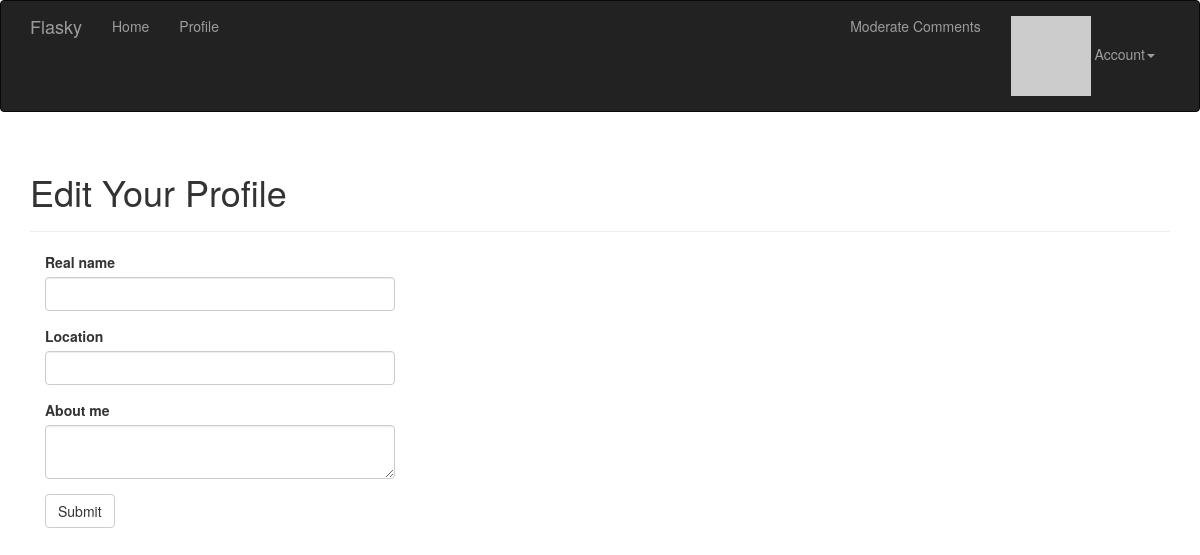
The page /edit-profile (signed in) on the database as committed earlier.
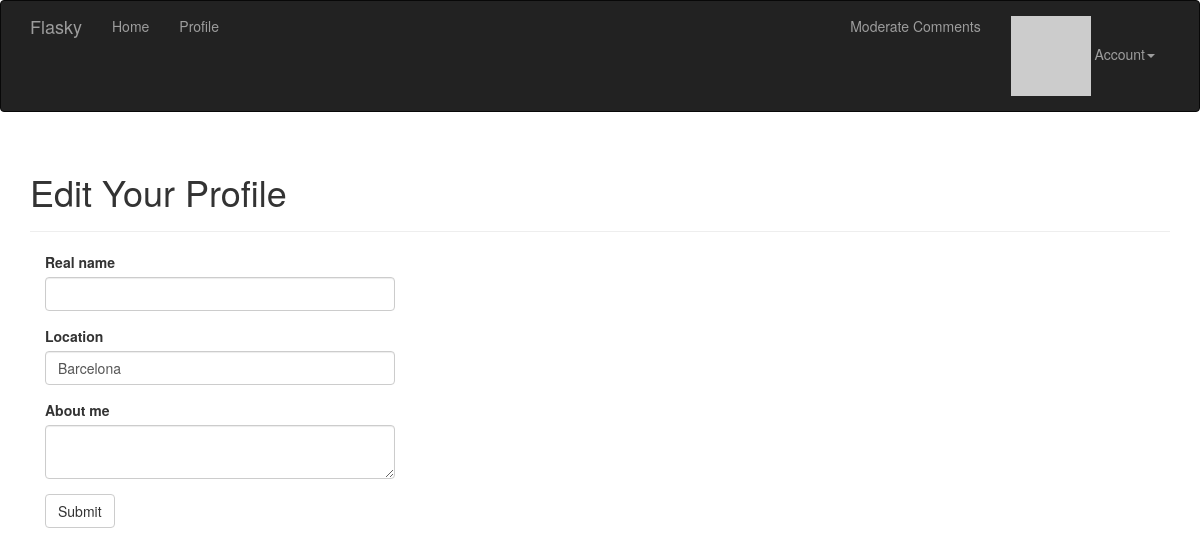
The same page on the database as committed later.
### app/models.py (models this page shows, shortened)
class User(UserMixin, db.Model):
    __tablename__ = 'users'
    id = db.Column(db.Integer, primary_key=True)
    email = db.Column(db.String(64), unique=True, index=True)
    username = db.Column(db.String(64), unique=True, index=True)
    role_id = db.Column(db.Integer, db.ForeignKey('roles.id'))
    password_hash = db.Column(db.String(128))
    confirmed = db.Column(db.Boolean, default=False)
    name = db.Column(db.String(64))
    location = db.Column(db.String(64))
    about_me = db.Column(db.Text())
    member_since = db.Column(db.DateTime(), default=datetime.utcnow)
    last_seen = db.Column(db.DateTime(), default=datetime.utcnow)
    avatar_hash = db.Column(db.String(32))
    posts = db.relationship('Post', backref='author', lazy='dynamic')
    followed = db.relationship('Follow',
                               foreign_keys=[Follow.follower_id],
                               backref=db.backref('follower', lazy='joined'),
                               lazy='dynamic',
                               cascade='all, delete-orphan')
    followers = db.relationship('Follow',
                                foreign_keys=[Follow.followed_id],
                                backref=db.backref('followed', lazy='joined'),
                                lazy='dynamic',
                                cascade='all, delete-orphan')
    comments = db.relationship('Comment', backref='author', lazy='dynamic')
    @property
    def password(self):
        raise AttributeError('password is not a readable attribute')
    def can(self, permissions):
        return self.role is not None and \
            (self.role.permissions & permissions) == permissions
    def ping(self):
        self.last_seen = datetime.utcnow()
        db.session.add(self)
    def gravatar(self, size=100, default='identicon', rating='g'):
        if request.is_secure:
            url = 'https://secure.gravatar.com/avatar'
        else:
            url = 'http://www.gravatar.com/avatar'
        hash = self.avatar_hash or hashlib.md5(
            self.email.encode('utf-8')).hexdigest()
        return '{url}/{hash}?s={size}&d={default}&r={rating}'.format(
            url=url, hash=hash, size=size, default=default, rating=rating)

### app/main/views.py (the view, shortened to what this page needs)
@main.route('/edit-profile', methods=['GET', 'POST'])
@login_required
def edit_profile():
    form = EditProfileForm()
    form.name.data = current_user.name
    form.location.data = current_user.location
    form.about_me.data = current_user.about_me
    return render_template('edit_profile.html', form=form)

### app/main/forms.py
class EditProfileForm(FlaskForm):
    name = StringField('Real name', validators=[Length(0, 64)])
    location = StringField('Location', validators=[Length(0, 64)])
    about_me = TextAreaField('About me')
    submit = SubmitField('Submit')

### app/auth/views.py (called while the page is built)
@auth.before_app_request
def before_request():
    if current_user.is_authenticated:
        current_user.ping()
        if not current_user.confirmed \
                and request.endpoint \
                and request.endpoint[:5] != 'auth.' \
                and request.endpoint != 'static':
            return redirect(url_for('auth.unconfirmed'))

### app/main/__init__.py (called while the page is built)
@main.app_context_processor
def inject_permissions():
    return dict(Permission=Permission)

### app/main/views.py (called while the page is built)
@main.after_app_request
def after_request(response):
    for query in get_debug_queries():
        if query.duration >= current_app.config['FLASKY_SLOW_DB_QUERY_TIME']:
            current_app.logger.warning(
                'Slow query: %s\nParameters: %s\nDuration: %fs\nContext: %s\n' %
                (query.statement, query.parameters, query.duration,
                 query.context))
    return response

### app/models.py (called while the page is built)
@login_manager.user_loader
def load_user(user_id):
    return User.query.get(int(user_id))

### app/templates/edit_profile.html (shortened to what this page needs)
{% extends "base.html" %}
{% import "bootstrap/wtf.html" as wtf %}
{% block page_content %}
<div class="page-header">
  <h1>Edit Your Profile</h1>
</div>
<div class="col-md-4">
  {{ wtf.quick_form(form) }}
</div>
{% endblock %}

Rows that differ between the two databases and show on the page:
now on this page (row edited): User: location "Barcelona"
